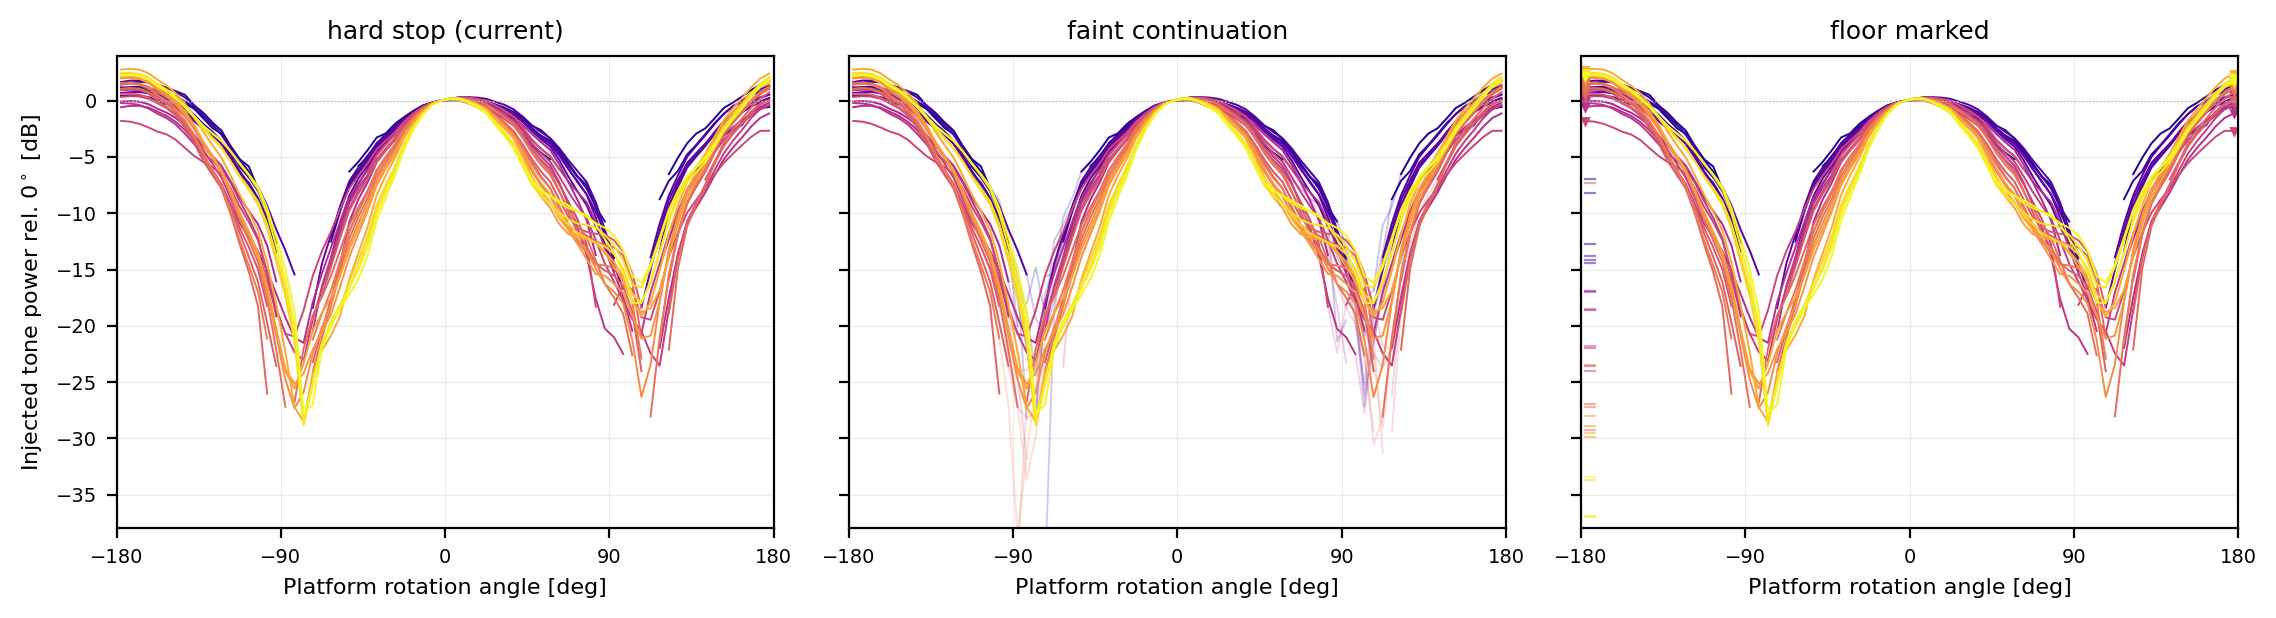

The script that saved this image:
"""Three ways to render the curves where the tone stops being detectable."""
import os, runpy
from pathlib import Path

import numpy as np
import matplotlib
matplotlib.use("Agg")
import matplotlib.pyplot as plt
from matplotlib.cm import ScalarMappable
from matplotlib.colors import Normalize

os.environ.pop("BEAM_PNG", None)
g = runpy.run_path("/home/christian/Documents/research/papers/eigsep_instrument/eigsep_instrument_rasti/docs/render_beam_modulation.py")
binned, subtract, noise_sigma = g["binned"], g["subtract"], g["noise_sigma"]
tones, freq, A, B, ZERO, NSIG = g["tones"], g["freq"], g["A"], g["B"], g["ZERO"], g["NSIG"]
centres, to_db = g["centres"], g["to_db"]

data = {}
for c in tones:
    mu = binned(subtract(c), A, B)
    ref = np.nanmedian(mu[ZERO - 1:ZERO + 2])
    sig = noise_sigma(c)
    pos = mu > 0
    data[c] = (np.where(pos, to_db(np.where(pos, mu, np.nan) / ref), np.nan),
               mu > NSIG * sig, to_db(NSIG * sig / ref))

tf = freq[np.array(tones)]
norm = Normalize(tf.min(), tf.max())
smap = ScalarMappable(norm, plt.cm.plasma)
fig, axes = plt.subplots(1, 3, figsize=(11.5, 3.2), sharey=True)

for ax, style in zip(axes, ("hard stop (current)", "faint continuation", "floor marked")):
    for c in tones:
        full, ok, floor = data[c]
        col = smap.to_rgba(freq[c])
        if style == "hard stop (current)":
            ax.plot(centres, np.where(ok, full, np.nan), color=col, lw=0.7)
        elif style == "faint continuation":
            ax.plot(centres, full, color=col, lw=0.7, alpha=0.22)
            ax.plot(centres, np.where(ok, full, np.nan), color=col, lw=0.7)
        else:
            ax.plot(centres, np.where(ok, full, np.nan), color=col, lw=0.7)
            last = np.where(ok)[0]
            for j in (last.min(), last.max()) if last.size else ():
                ax.plot(centres[j], full[j], "v", color=col, ms=2.5)
            ax.plot([-178, -172], [floor, floor], color=col, lw=0.8, alpha=0.5)
    ax.axhline(0.0, color="0.75", lw=0.5, ls=":")
    ax.set_xlim(-180, 180); ax.set_ylim(-38, 4)
    ax.set_xticks([-180, -90, 0, 90, 180]); ax.grid(alpha=0.25, lw=0.4)
    ax.set_title(style, fontsize=9); ax.set_xlabel("Platform rotation angle [deg]", fontsize=8)
    ax.tick_params(labelsize=7)
axes[0].set_ylabel("Injected tone power rel. $0^\\circ$ [dB]", fontsize=8)
fig.tight_layout()
out = Path(__file__).parent / "52_null_styles.png"
fig.savefig(out, dpi=200, bbox_inches="tight")
print(f"wrote {out}")
nb = sum(1 for c in tones if not data[c][1].all())
print(f"{len(tones)} tones; {len(tones)-nb} unbroken (null resolved), {nb} floor-limited")
